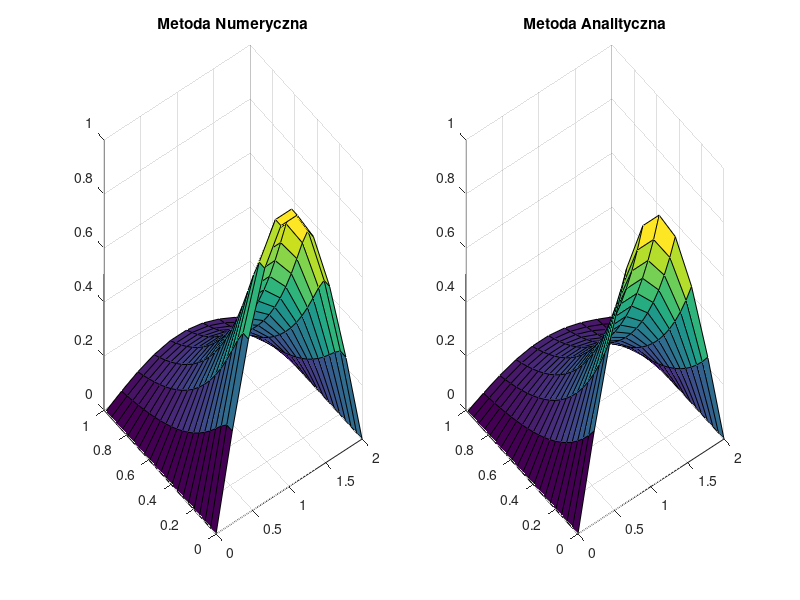

Reproduce this figure in MATLAB.
clc,clear all
tic
%rozwi�zanie analityczne
G = @(x,t) sin(pi.*x./2).*exp(-(pi.^2).*t./4);

%przedzia� omega
xa=0;
xb=2;
yc=0;
yd=1;

%warunki brzegowe
u1 = @(x) 0;
u2 = @(x) 0;
u3 = @(x,t) sin(pi*x/2);

licznik=0;
%siatka
m=10;
D=1;
deltax=(xb-xa)/(m-1);
x=[xa:deltax:xb];         %przedzia� przestrzenny
deltat=(deltax^2)/D; 
n_end=floor(yd/deltat)+1;
t=[0:deltat:1];           %przedzia� czasowy
theta = 1/2 - deltax^2 / (12 * D * deltat);

%macierz
psi=zeros(n_end,length(x)); %utworzenie pustej macierzy

%dodanie warunku pocz�tkowego
psi(1,:) = u3(x);
psi(:,1) = u1(t);
psi(:,m) = u2(t);

% Skopiowanie warunku początkowego na drugi poziom
psi(2,:) = psi(1,:);
F = diag(eye(m-2));
alfa = D * deltat / deltax^2;
A1 = eye(m-2) .* (2*alfa + 1 + theta);
A2 = diag(eye(m-3)) * -alfa;
A = A1 + diag(A2,-1) + diag(A2, 1);

for n=3:n_end
  F = (1+2*theta) * psi(n-1,2:m-1) - theta * psi(n-2, 2:m-1);
  F(1) = F(1) + alfa * psi(n, 1);
  F(m-2) = F(m-2) + alfa * psi(n, m);
  psi(n,2:m-1) = linsolve(A,F');
  licznik = licznik+1;
end

[X,T] = meshgrid(x,t);
subplot(1,2,1)
surf(X,T,psi)
title('Metoda Numeryczna')
subplot(1,2,2)
surf(X,T,(G(X,T)))
title('Metoda Analityczna')
Error=max(max(abs(psi-G(X,T))));
licznik
toc